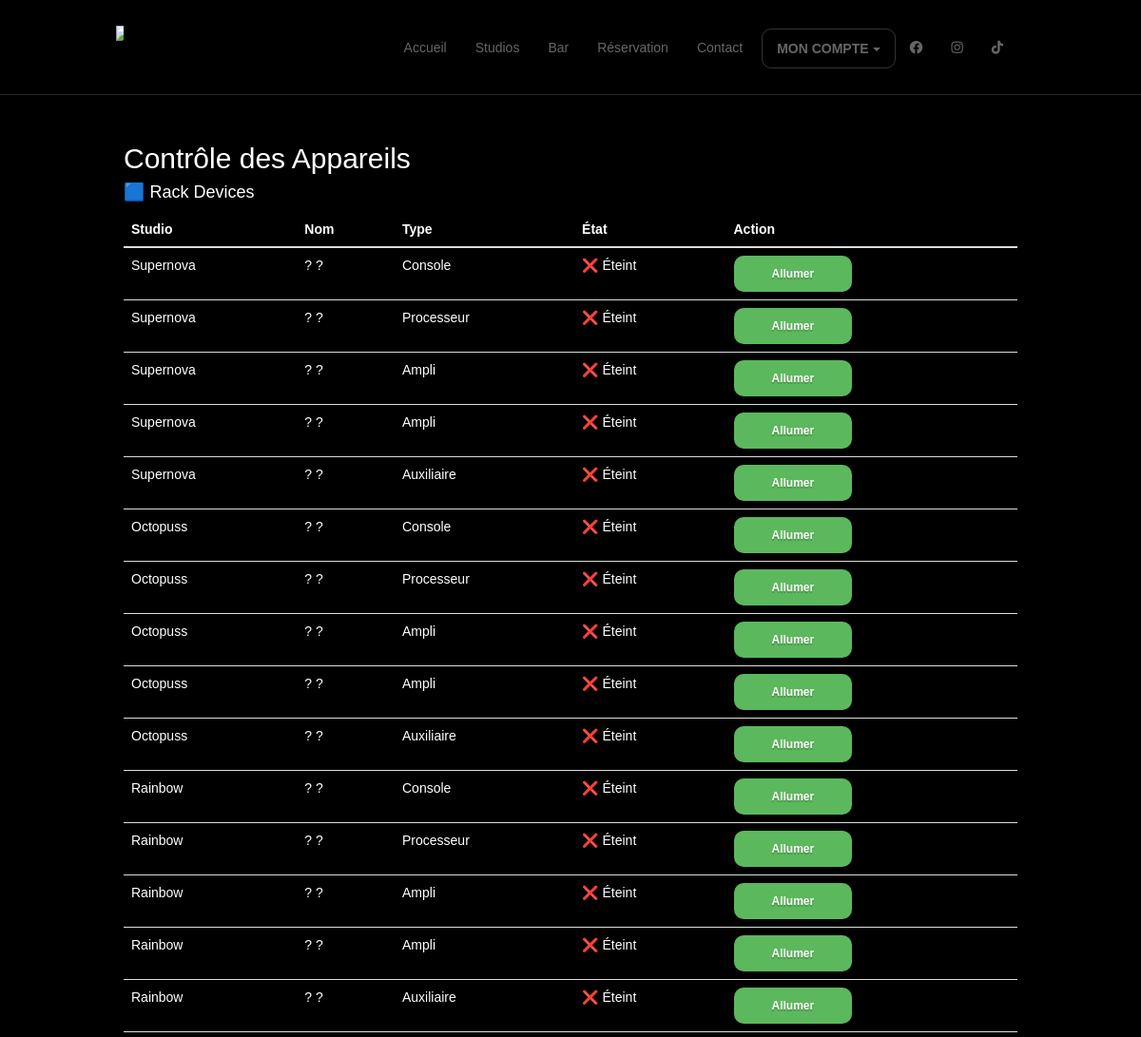
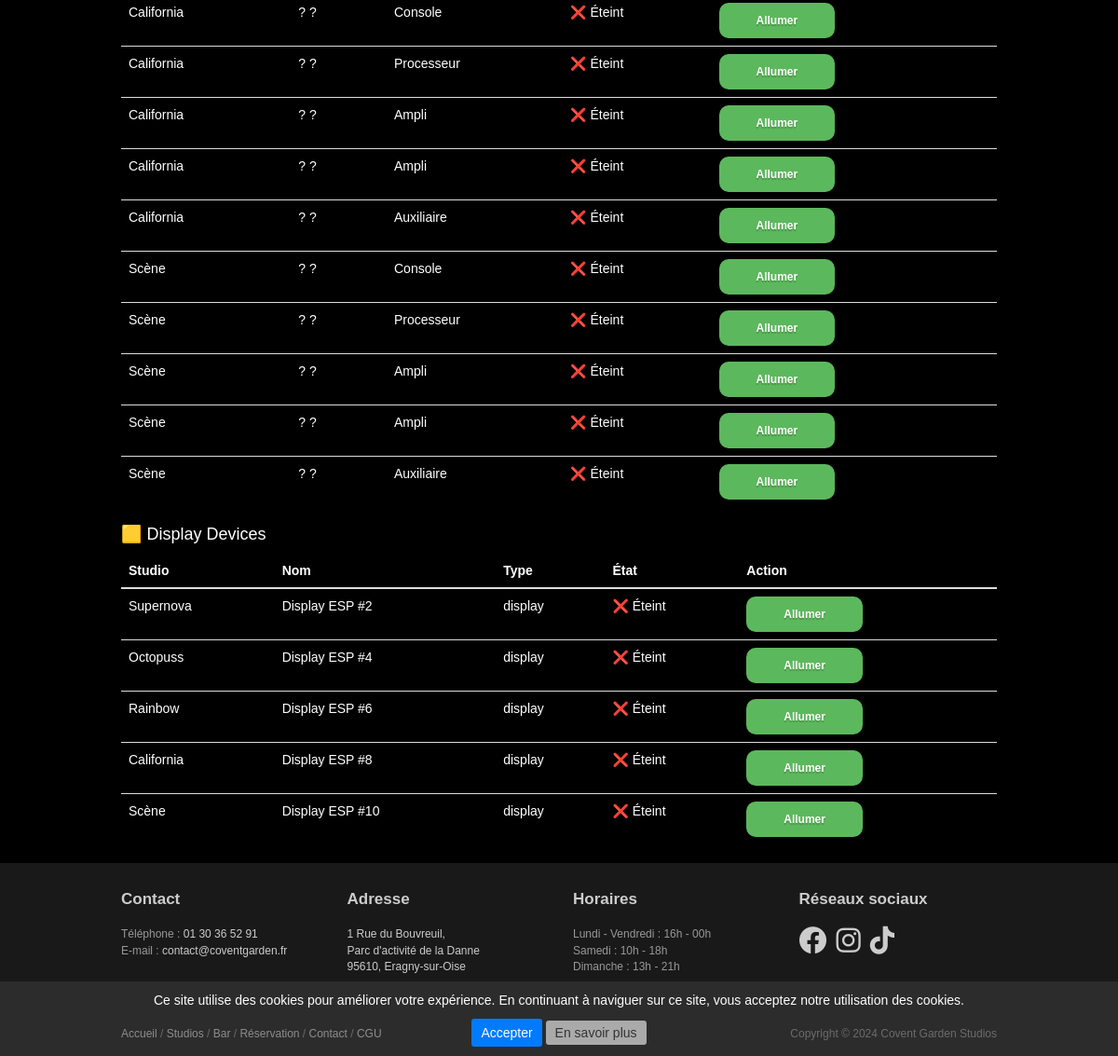
The app's page /control/ (signed in) with its own data (2 pictures, top to bottom).
### website/models.py (models this page shows, shortened)
class StudioEspRackDevice(models.Model):
    esp = models.ForeignKey(StudioESP, on_delete=models.SET_NULL, null=True, blank=True)
    type = models.CharField(max_length=20, default='ampli')
    marque = models.CharField(max_length=100)
    modele = models.CharField(max_length=100)
    esp_output_id = models.IntegerField()
    is_on = models.BooleanField(default=False)  # ← ajouté ici

class StudioESP(models.Model):
    studio = models.ForeignKey(Studio, on_delete=models.SET_NULL, null=True, blank=True)
    role = models.CharField(max_length=30, default='other')
    ip = models.GenericIPAddressField()
    last_seen = models.DateTimeField(null=True, blank=True)
    status    = models.CharField(max_length=16, choices=(("is_on","On"),("is_off","Off")))
    name = models.CharField(max_length=50, unique=True, null=True, blank=True)  # ← AJOUT

class Studio(models.Model):
    nom = models.CharField(max_length=100, unique=True)
    surface = models.PositiveIntegerField(null=True, blank=True)
    etat = models.CharField(max_length=4, default='free')
    panoramic = models.ImageField(upload_to='360/', blank=True)
    vignette = models.ImageField(upload_to='studios/', blank=True)
    calendar = models.ForeignKey(
        Calendar,
        on_delete=models.SET_NULL,
        blank=True,
        null=True,
        related_name="studios",
        verbose_name="Calendrier associé",
        help_text="Choisir le calendrier lié à ce studio."
    )
    ordre_tri = models.SmallIntegerField(default=0)
    slug = models.SlugField(unique=True, blank=True)
    class Meta:
        ordering = ["ordre_tri"]

class StudioEspDisplayDevice(models.Model):
    esp = models.ForeignKey(StudioESP, on_delete=models.SET_NULL, null=True, blank=True)
    type = models.CharField(max_length=20, default='display')
    is_on = models.BooleanField(default=False)  # ← ajouté ici aussi

### website/views.py (the view, shortened to what this page needs)
# urls.py: path('control/', views.control_panel, name='control_panel'),
@login_required
def control_panel(request):
    rack_devices = StudioEspRackDevice.objects.all()
    display_devices = StudioEspDisplayDevice.objects.all()
    return render(request, 'website/control_panel.html', {
        'rack_devices': rack_devices,
        'display_devices': display_devices,
    })

### website/templates/website/control_panel.html (shortened to what this page needs)
{% extends 'website/base.html' %}
{% load static %}
{% block content %}
<div class="container mt-5" style="padding-top: 120px;">
    <h2>Contrôle des Appareils</h2>
    <h4 class="mt-4">🟦 Rack Devices</h4>
    <table class="table">
        <thead>
            <tr>
                <th>Studio</th>
                <th>Nom</th>
                <th>Type</th>
                <th>État</th>
                <th>Action</th>
            </tr>
        </thead>
        <tbody>
        {% for device in rack_devices %}
            <tr>
                <td>{{ device.esp.studio.nom }}</td>
                <td>{{ device.marque }} {{ device.modele }}</td>
                <td>{{ device.type }}</td>
                <td>
                    {% if device.is_on %}
                        ✅ Allumé
                    {% else %}
                        ❌ Éteint
                    {% endif %}
                </td>
                <td>
                    <form method="POST">
                        <button type="submit" class="btn btn-sm {% if device.is_on %}btn-danger{% else %}btn-success{% endif %}">
                            {% if device.is_on %}Éteindre{% else %}Allumer{% endif %}
                        </button>
                    </form>
                </td>
            </tr>
        {% endfor %}
        </tbody>
    </table>
    <h4 class="mt-5">🟨 Display Devices</h4>
    <table class="table">
        <thead>
            <tr>
                <th>Studio</th>
                <th>Nom</th>
                <th>Type</th>
                <th>État</th>
                <th>Action</th>
            </tr>
        </thead>
        <tbody>
        {% for device in display_devices %}
            <tr>
                <td>{{ device.esp.studio.nom }}</td>
                <td>Display ESP #{{ device.esp.id }}</td>
                <td>{{ device.type }}</td>
                <td>
                    {% if device.is_on %}
                        ✅ Allumé
                    {% else %}
                        ❌ Éteint
                    {% endif %}
                </td>
                <td>
                    <form method="POST">
                        <button type="submit" class="btn btn-sm {% if device.is_on %}btn-danger{% else %}btn-success{% endif %}">
                            {% if device.is_on %}Éteindre{% else %}Allumer{% endif %}
                        </button>
                    </form>
                </td>
            </tr>
        {% endfor %}
        </tbody>
    </table>
</div>
{% endblock %}

### website/static/website/css/main.css (style rules this page uses)
h1, h2, h3, h4, h5, h6 { font-family:"Open sans", Helvetica, Arial; }
h1, .h1, h2, .h2, h3, .h3 { margin-top:30px; }
:root { --largeur-page: 100vw; --hauteur-page: 100vh; }
body { overflow-x: hidden; background-color: #000000; color: #fff; font-family: 'Ubuntu', sans-serif; }
html, body { height: 100%; margin: 0; display: flex; flex-direction: column; }

### records on screen
StudioEspRackDevice: esp.studio.nom "Supernova", marque "?", modele "?", type "Console", is_on "❌ Éteint"
StudioEspRackDevice: esp.studio.nom "Supernova", marque "?", modele "?", type "Processeur", is_on "❌ Éteint"
StudioEspRackDevice: esp.studio.nom "Supernova", marque "?", modele "?", type "Ampli", is_on "❌ Éteint"
StudioEspRackDevice: esp.studio.nom "Supernova", marque "?", modele "?", type "Ampli", is_on "❌ Éteint"
StudioEspRackDevice: esp.studio.nom "Supernova", marque "?", modele "?", type "Auxiliaire", is_on "❌ Éteint"
StudioEspRackDevice: esp.studio.nom "Octopuss", marque "?", modele "?", type "Console", is_on "❌ Éteint"
StudioEspRackDevice: esp.studio.nom "Octopuss", marque "?", modele "?", type "Processeur", is_on "❌ Éteint"
StudioEspRackDevice: esp.studio.nom "Octopuss", marque "?", modele "?", type "Ampli", is_on "❌ Éteint"
StudioEspRackDevice: esp.studio.nom "Octopuss", marque "?", modele "?", type "Ampli", is_on "❌ Éteint"
StudioEspRackDevice: esp.studio.nom "Octopuss", marque "?", modele "?", type "Auxiliaire", is_on "❌ Éteint"
StudioEspRackDevice: esp.studio.nom "Rainbow", marque "?", modele "?", type "Console", is_on "❌ Éteint"
StudioEspRackDevice: esp.studio.nom "Rainbow", marque "?", modele "?", type "Processeur", is_on "❌ Éteint"
StudioEspRackDevice: esp.studio.nom "Rainbow", marque "?", modele "?", type "Ampli", is_on "❌ Éteint"
StudioEspRackDevice: esp.studio.nom "Rainbow", marque "?", modele "?", type "Ampli", is_on "❌ Éteint"
StudioEspRackDevice: esp.studio.nom "Rainbow", marque "?", modele "?", type "Auxiliaire", is_on "❌ Éteint"
StudioEspRackDevice: esp.studio.nom "California", marque "?", modele "?", type "Console", is_on "❌ Éteint"
StudioEspRackDevice: esp.studio.nom "California", marque "?", modele "?", type "Processeur", is_on "❌ Éteint"
StudioEspRackDevice: esp.studio.nom "California", marque "?", modele "?", type "Ampli", is_on "❌ Éteint"
StudioEspRackDevice: esp.studio.nom "California", marque "?", modele "?", type "Ampli", is_on "❌ Éteint"
StudioEspRackDevice: esp.studio.nom "California", marque "?", modele "?", type "Auxiliaire", is_on "❌ Éteint"
StudioEspRackDevice: esp.studio.nom "Scène", marque "?", modele "?", type "Console", is_on "❌ Éteint"
StudioEspRackDevice: esp.studio.nom "Scène", marque "?", modele "?", type "Processeur", is_on "❌ Éteint"
StudioEspRackDevice: esp.studio.nom "Scène", marque "?", modele "?", type "Ampli", is_on "❌ Éteint"
StudioEspRackDevice: esp.studio.nom "Scène", marque "?", modele "?", type "Ampli", is_on "❌ Éteint"
StudioEspRackDevice: esp.studio.nom "Scène", marque "?", modele "?", type "Auxiliaire", is_on "❌ Éteint"
StudioEspDisplayDevice: esp.studio.nom "Supernova", esp.id "2", type "display", is_on "❌ Éteint"
StudioEspDisplayDevice: esp.studio.nom "Octopuss", esp.id "4", type "display", is_on "❌ Éteint"
StudioEspDisplayDevice: esp.studio.nom "Rainbow", esp.id "6", type "display", is_on "❌ Éteint"
StudioEspDisplayDevice: esp.studio.nom "California", esp.id "8", type "display", is_on "❌ Éteint"
StudioEspDisplayDevice: esp.studio.nom "Scène", esp.id "10", type "display", is_on "❌ Éteint"
